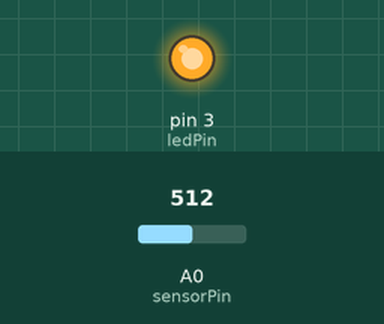
Simulated run of this sketch. Board: Arduino Uno, built with avr-gcc and run on an emulated ATmega328P. Parts: output pins drawn as LEDs (lit = HIGH). The inputs (shaded band) are chosen by the test bench; at power-on: A0 (sensorPin) = 512.

Above: at 1.2 s.
1.3 s: A0 (sensorPin) set to 6
2.8 s: A0 (sensorPin) set to 3
At 3.1 s:
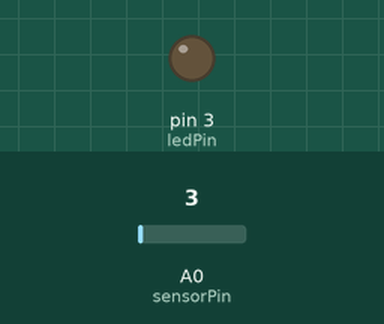
4.3 s: A0 (sensorPin) set to 122
At 5.5 s:
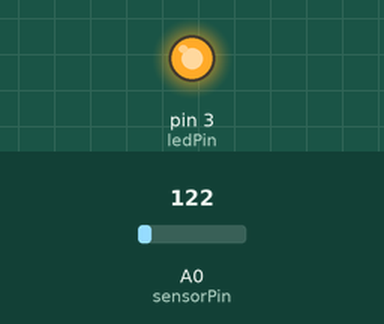
5.8 s: A0 (sensorPin) set to 0
At 7.0 s:
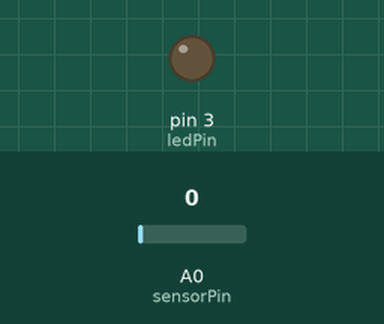
Timing chart, 0 to 8.3 s (numbered marks = the images above; inputs shaded):
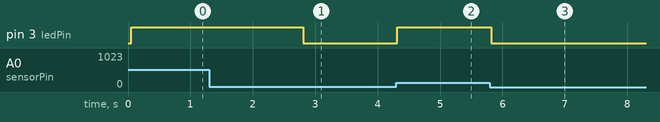

The sketch:

02_dimbare_led.ino
```cpp
#define sensorPin A0    // select the input pin for the potentiometer
#define ledPin 3      // select the pin for the LED
int sensorValue = 0;  // variable to store the value coming from the sensor

void setup() {
  // declare the ledPin as an OUTPUT:
  pinMode(ledPin, OUTPUT);
}

void loop() {
  // read the value from the sensor:
  delay( 50 ); // analoge pin de tijd geven om te lezen
  sensorValue = map( analogRead( sensorPin ), 0, 1023, 0, 255 );
  digitalWrite( ledPin, sensorValue );
}
```

Measured:
- the behaviour switches between 5 and 4 on A0 (sensorPin) (found by bisection; images 0 and 1)
- after the input at 1.3 s, every drawn part: stays the same
- after the input at 2.8 s, pin 3 (ledPin): HIGH → LOW at once
- after the input at 4.3 s, pin 3 (ledPin): LOW → HIGH at once
- after the input at 5.8 s, pin 3 (ledPin): HIGH → LOW at once
